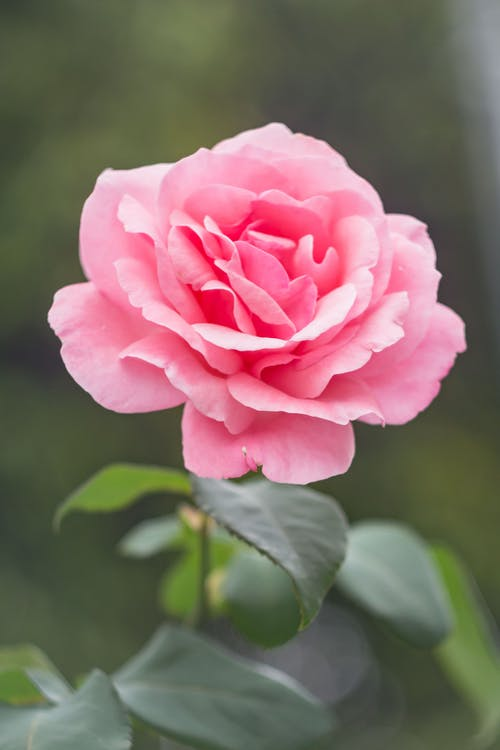
%> input picture Image Processing With Matlab/0013-Color-Processing/_images/rose.jpg, 500 x 750 px
$ octave exm_002_contrast_enhancement.m   (GNU Octave 9; MATLAB toolbox functions it lacks are replaced by stand-ins)
%> lines starting %> are read from the running program, lines starting %| are printed output that depends on the picture; in (x1, y1, x2, y2) boxes, pixels count from 0 and x2, y2 are one past the last pixel; in counts of white or black regions, pixels touching at a corner belong together; the program's own positions count from 1
im = imread('_images/rose.jpg');
%> im is the input picture: size 750x500x3 uint8; mean R, G, B 129.4, 108.4, 101.6
im1 = zeros(size(im));
for i = 1:3
   im1(:, :, i) = histeq(im(:, :, i));
end
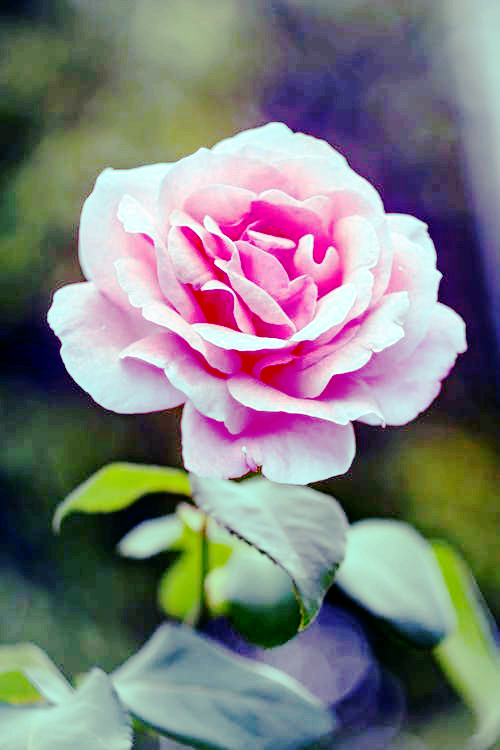
%> im1: size 750x500x3 double; mean R, G, B 127, 126.7, 126.9

%im1 = cat(3, im1(:, :, 1), im1(:, :, 2), im1(:, :, 3));

figure,
subplot(1, 2, 1), imshow(im);
subplot(1, 2, 2), imshow(im1);
%> after `imshow(im1)`:
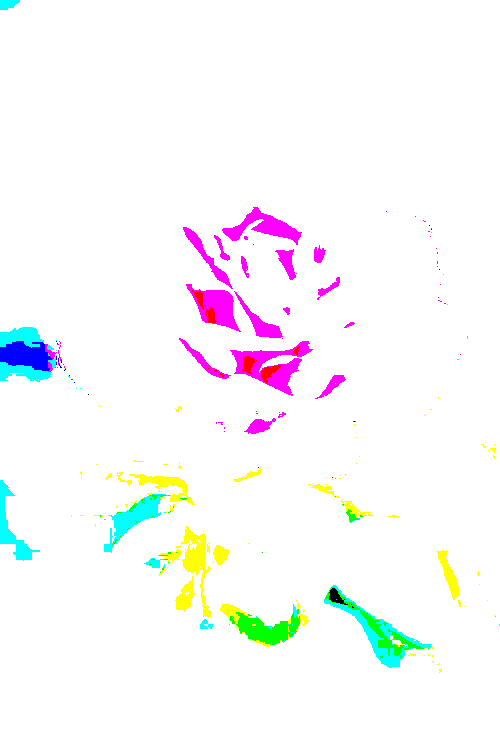
%> displayed picture: size 750x500x3, on the screen's scale of 0 to 255; mean R, G, B 249.3, 249.1, 250.2

figure,
subplot(1, 3, 1), imshow(im1(:, :, 1));
%> after `imshow(im1(:, :, 1))`:
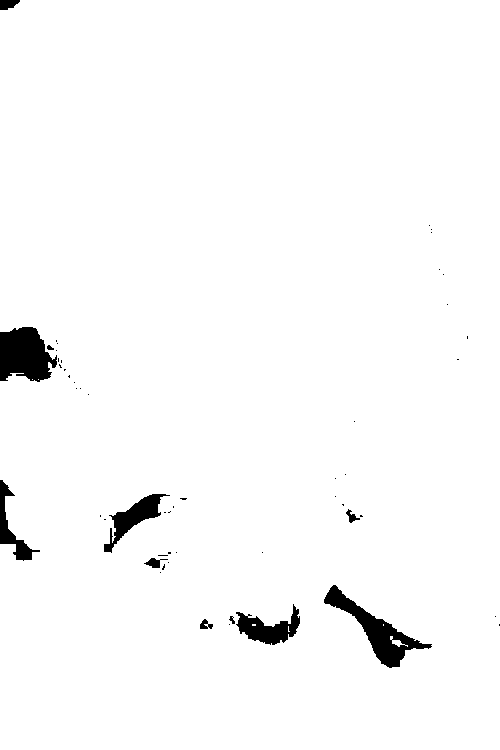
%> displayed picture: size 750x500, on the screen's scale of 0 to 255; 97.8% white; 53 black regions (42 under 20 px), largest, box (x1, y1, x2, y2) and area: (0, 327, 57, 382) 2306, (324, 585, 432, 668) 2238, (236, 604, 300, 645) 1206
subplot(1, 3, 2), imshow(im1(:, :, 2));
%> after `imshow(im1(:, :, 2))`:
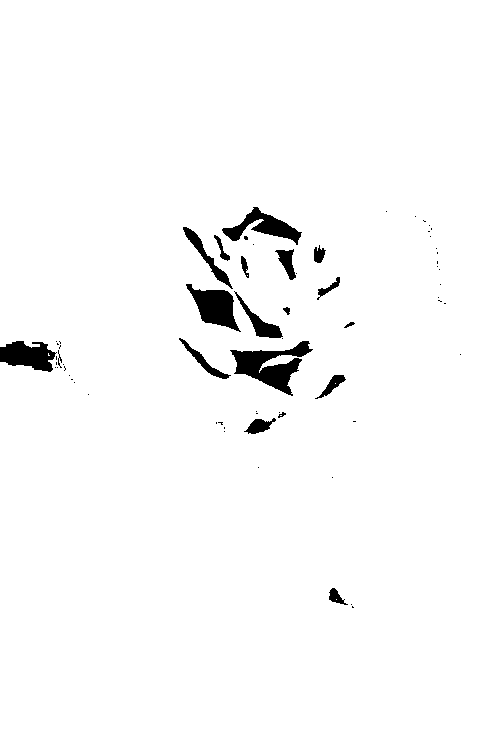
%> displayed picture: size 750x500, on the screen's scale of 0 to 255; 97.7% white; 66 black regions (47 under 20 px), largest, box (x1, y1, x2, y2) and area: (230, 341, 313, 396) 1890, (186, 284, 241, 332) 1308, (0, 341, 57, 372) 1168
subplot(1, 3, 3), imshow(im1(:, :, 3));
%> after `imshow(im1(:, :, 3))`:
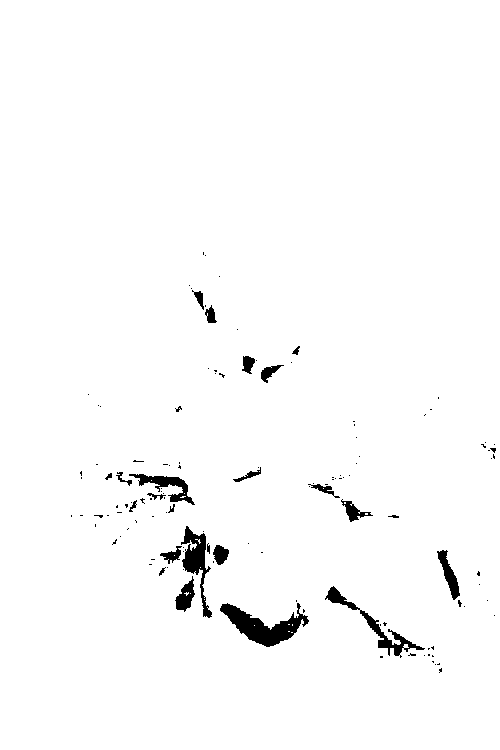
%> displayed picture: size 750x500, on the screen's scale of 0 to 255; 98.1% white; 127 black regions (102 under 20 px), largest, box (x1, y1, x2, y2) and area: (220, 603, 309, 647) 1610, (181, 526, 212, 618) 977, (325, 586, 425, 658) 925

$ run again, with Image Processing With Matlab/0013-Color-Processing/_images/flower.jpg copied over Image Processing With Matlab/0013-Color-Processing/_images/rose.jpg
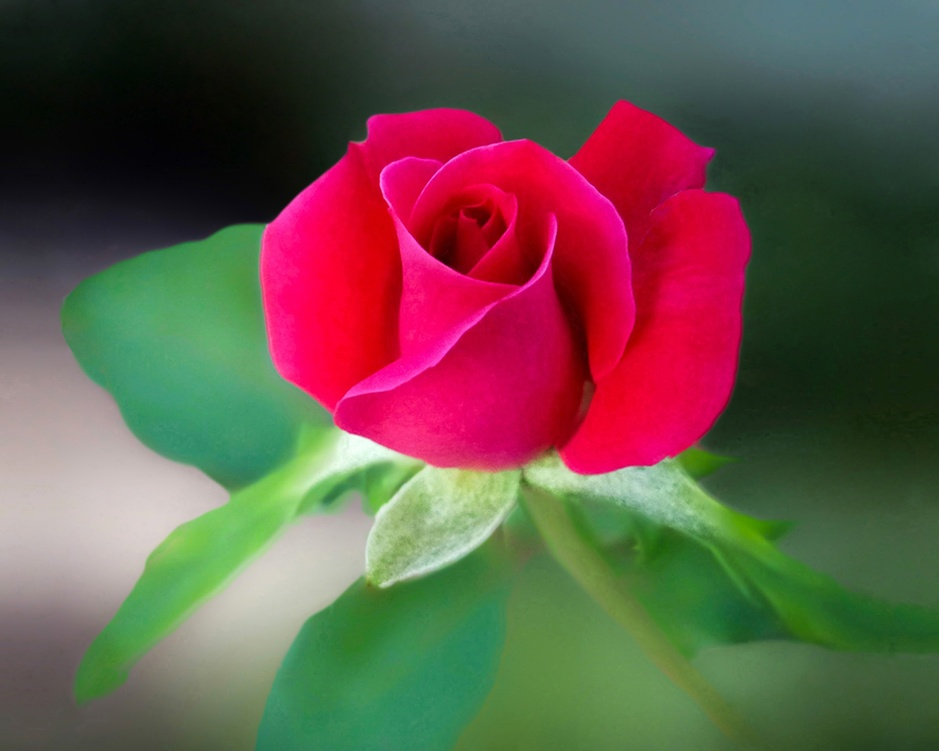
%> input picture Image Processing With Matlab/0013-Color-Processing/_images/flower.jpg, 939 x 751 px, shrunk from 2371 x 1897 before the run
%> im is the input picture: size 751x939x3 uint8; mean R, G, B 103.4, 84.5, 73.8
%> after the loop `for i = 1:3`:
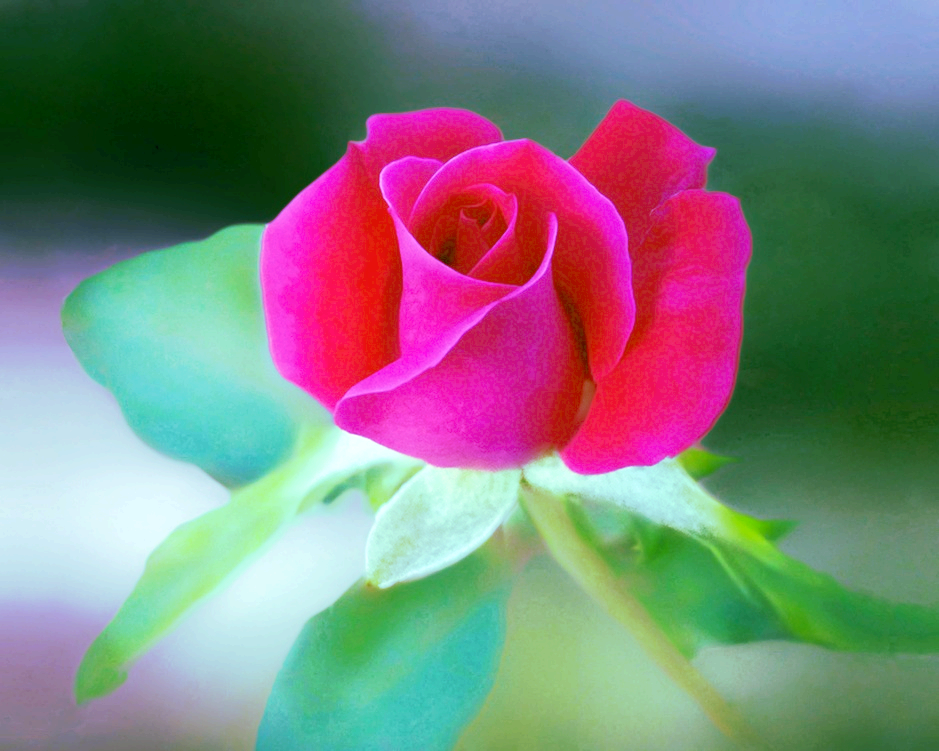
%> im1: size 751x939x3 double; mean R, G, B 126.2, 127.2, 126.2
%> `imshow(im1(:, :, 3))`:
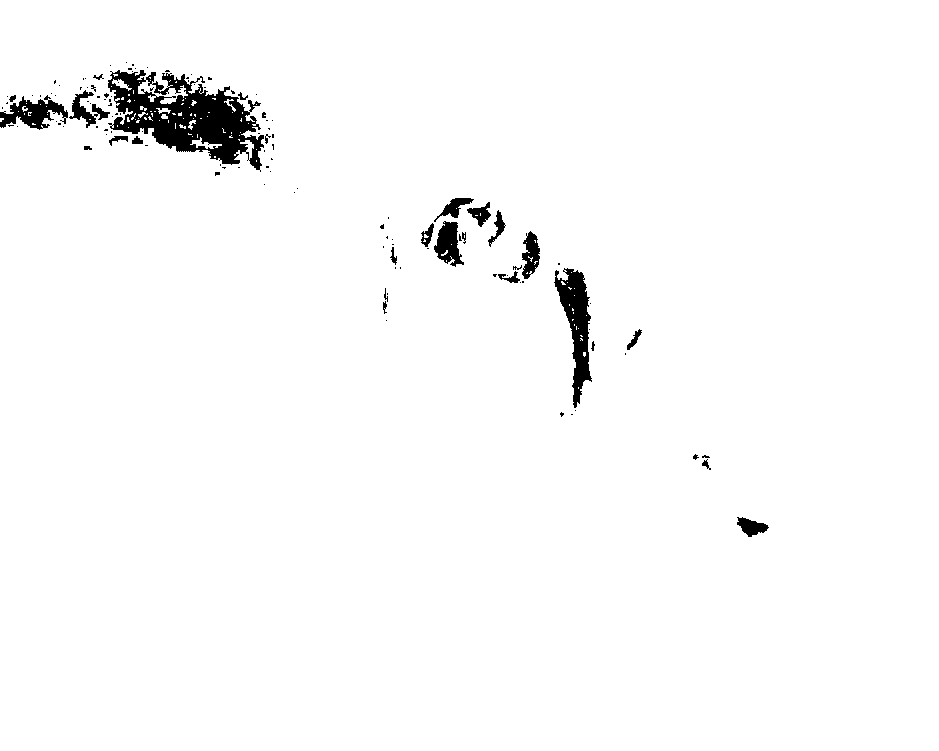
%> displayed picture: size 751x939, on the screen's scale of 0 to 255; 97.8% white; 124 black regions (95 under 20 px), largest, box (x1, y1, x2, y2) and area: (108, 70, 264, 172) 7542, (554, 268, 592, 408) 2345, (0, 95, 68, 130) 1143
